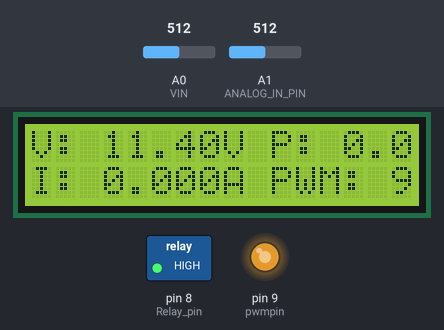
Simulated run of this sketch. Board: Arduino Uno, built with avr-gcc and run on an emulated ATmega328P. On the bench: 16×2 character LCD, switched loads named in the sketch (green lamp = pin HIGH), output pins drawn as LEDs (lit = HIGH). Inputs (shaded band) come from the test bench; at power-on: A0 (VIN) = 512, A1 (ANALOG_IN_PIN) = 512.

Above: at 1.2 s.
1.3 s: A0 (VIN) set to 551
At 2.4 s:
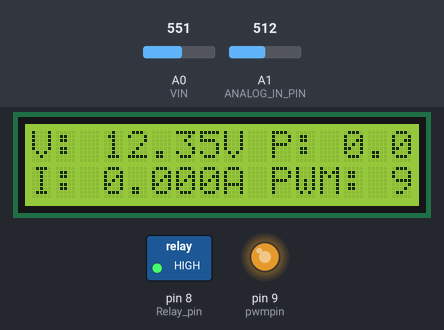
3.5 s: A0 (VIN) set to 573
At 4.7 s:
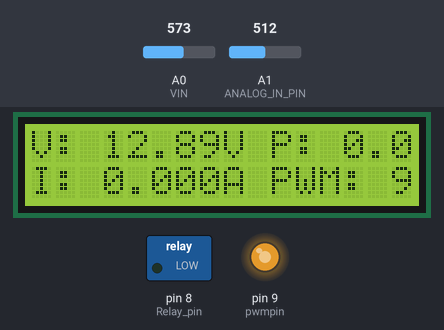
5.3 s: A1 (ANALOG_IN_PIN) set to 716
At 6.8 s:
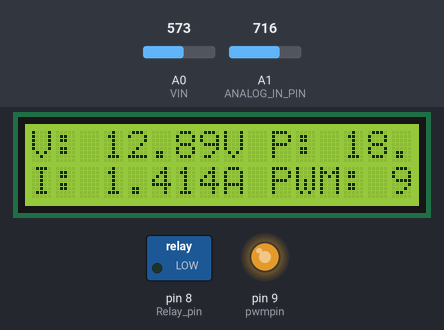
7.1 s: A1 (ANALOG_IN_PIN) set to 900
At 8.2 s:
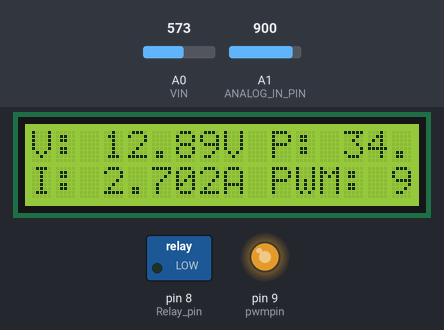
8.8 s: A0 (VIN) set to 511
At 10.3 s:
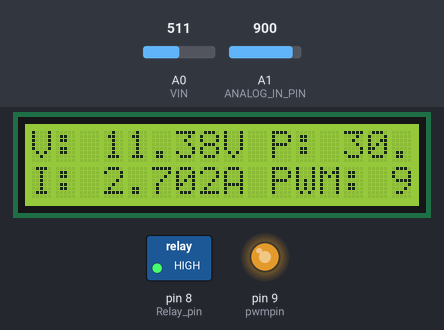
10.6 s: A1 (ANALOG_IN_PIN) set to 1023
At 11.6 s:
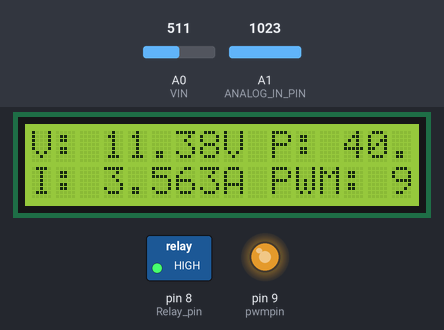
Timing chart, 0 to 13.3 s (numbered marks = the images above; inputs shaded):
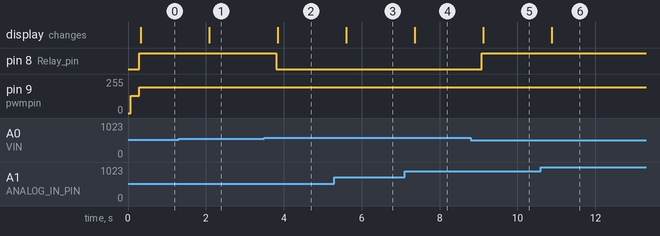

Measured:
- the behaviour switches between 560 and 561 on A0 (VIN) (found by bisection; images 1 and 2)
- after the input at 1.3 s, the display: changes after 0.78 s (image 1)
- after the input at 3.5 s, pin 8 (Relay_pin): HIGH → LOW after 0.31 s; the display: changes after 0.34 s (image 2)
- after the input at 5.3 s, the display: changes after 0.30 s (image 3)
- after the input at 7.1 s, the display: changes after 0.26 s (image 4)
- after the input at 8.8 s, pin 8 (Relay_pin): LOW → HIGH after 0.29 s; the display: changes after 0.32 s (image 5)
- after the input at 10.6 s, the display: changes after 0.29 s (image 6)

The sketch:

mppt56.ino
```cpp
#include <Wire.h>
#include <LiquidCrystal_I2C.h>

// Define pins and constants
const int VIN = A0;             // Voltage input pin
const int ANALOG_IN_PIN = A1;   // Current sensor pin
const int Relay_pin = 8;        // Relay pin
const int pwmpin = 9;           // PWM output pin

// Voltage measurement constants
const float VCC = 5.04;         // Supply voltage
const float R1 = 30000.0;       // Resistor R1 (in ohms)
const float R2 = 7500.0;        // Resistor R2 (in ohms)
const float ref_voltage = 5.0;  // Reference voltage
float zerocal = 1.10;           // Zero calibration value

// Current measurement variables
float current;

// MPPT variables
float Power_now = 0, Power_anc = 0, voltage_anc = 0;
float pwm = 128;
float Dmax = 0.95;
float Dmin = 0.0;
float Dinit = 0.95;
float DelD = 0.0001;
float Vold = 0;
float Pold = 0;
float Dold = Dinit;

// ADC values and calculated values
int adc_value = 0;
float adc_voltage = 0.0;
float in_voltage = 0.0;

// LCD setup
LiquidCrystal_I2C lcd(0x27, 16, 2);

void setup() {
  // Initialize pins
  pinMode(Relay_pin, OUTPUT);
  pinMode(pwmpin, OUTPUT);

  // Initialize LCD
  Wire.begin();
  lcd.begin(16, 2);
  lcd.backlight();

  // Set PWM frequency to 25 kHz
  setPwmFrequency25kHz();
}

void loop() {
  // Voltage measurement
  adc_value = analogRead(VIN);
  adc_voltage = (adc_value * ref_voltage) / 1024.0;
  in_voltage = adc_voltage * (R1 + R2) / R2 - zerocal;

  // Current measurement
  long rawCurrent = 0;
  for (int i = 0; i < 200; i++) {
    int c = analogRead(ANALOG_IN_PIN);
    rawCurrent += c;
    delay(1);
  }
  rawCurrent = (rawCurrent / 200 - 514);  // Offset correction
  if (rawCurrent < 1) rawCurrent = 0;
  current = rawCurrent * 7.0 / 1000.0; // Convert to Amps with calibration factor

  // Calculate power
  Power_now = in_voltage * current;

  // MPPT P&O Algorithm
  float P = Power_now;
  float dV = in_voltage - Vold;
  float dP = P - Pold;

  if (dP != 0) {
    if (dP < 0) {
      if (dV < 0) {
        Dold -= DelD;  // Decrease duty cycle
      } else {
        Dold += DelD;  // Increase duty cycle
      }
    } else {
      if (dV < 0) {
        Dold += DelD;  // Increase duty cycle
      } else {
        Dold -= DelD;  // Decrease duty cycle
      }
    }
  }

  // Bound the duty cycle between Dmin and Dmax
  if (Dold >= Dmax) Dold = Dmax;
  if (Dold <= Dmin) Dold = Dmin;

  // Set PWM output for the buck converter
  analogWrite(pwmpin, Dold * 255);

  // Update old values for next iteration
  Vold = in_voltage;
  Pold = P;

  // Control relay for low voltage condition
  if (in_voltage > 12.58) {
    digitalWrite(Relay_pin, LOW);
  } else {
    digitalWrite(Relay_pin, HIGH);
  }

  // Display values on LCD
  lcd.setCursor(0, 0);
  lcd.print("V: ");
  lcd.print(in_voltage, 2);
  lcd.print("V P: ");
  lcd.print(Power_now, 2);

  lcd.setCursor(0, 1);
  lcd.print("I: ");
  lcd.print(current, 3);
  lcd.print("A PWM: ");
  lcd.print(Dold * 100, 1);
  lcd.print("%");

  // Delay for the next iteration
  delay(1500);
}

void setPwmFrequency25kHz() {
  // Configure Timer1 for 25 kHz PWM
  TCCR1A = 0;                   // Clear Timer1 control register A
  TCCR1B = 0;                   // Clear Timer1 control register B
  TCNT1 = 0;                    // Reset Timer1 counter

  // Set Timer1 to Phase Correct PWM mode with ICR1 as top
  TCCR1A |= (1 << WGM11);
  TCCR1B |= (1 << WGM13) | (1 << CS10);

  ICR1 = 320;                   // Set top value for 25 kHz (16 MHz / (2 * 25 kHz))
  OCR1A = 160;                  // Set compare match value for 50% duty cycle (adjust as needed)

  // Enable PWM output on pin 9 (OC1A)
  TCCR1A |= (1 << COM1A1);
}
```
